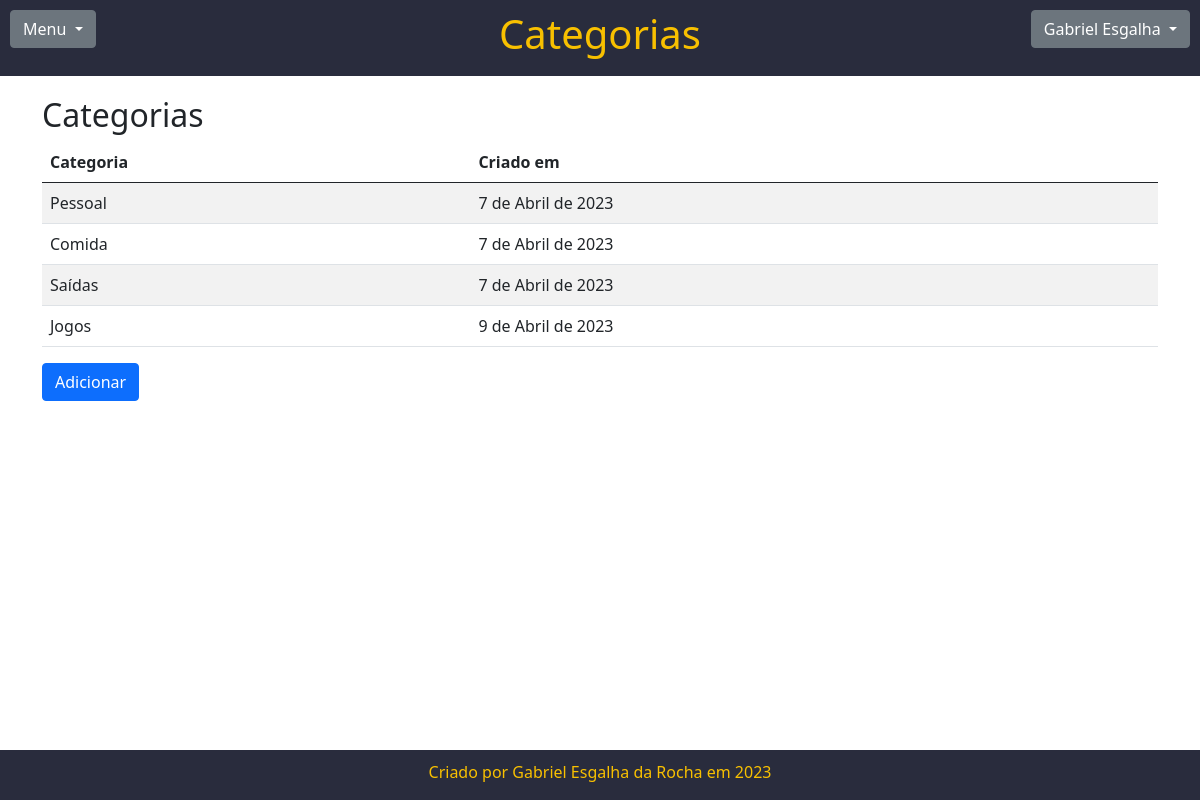
Before: /categorias/ (signed in) with the older database file.
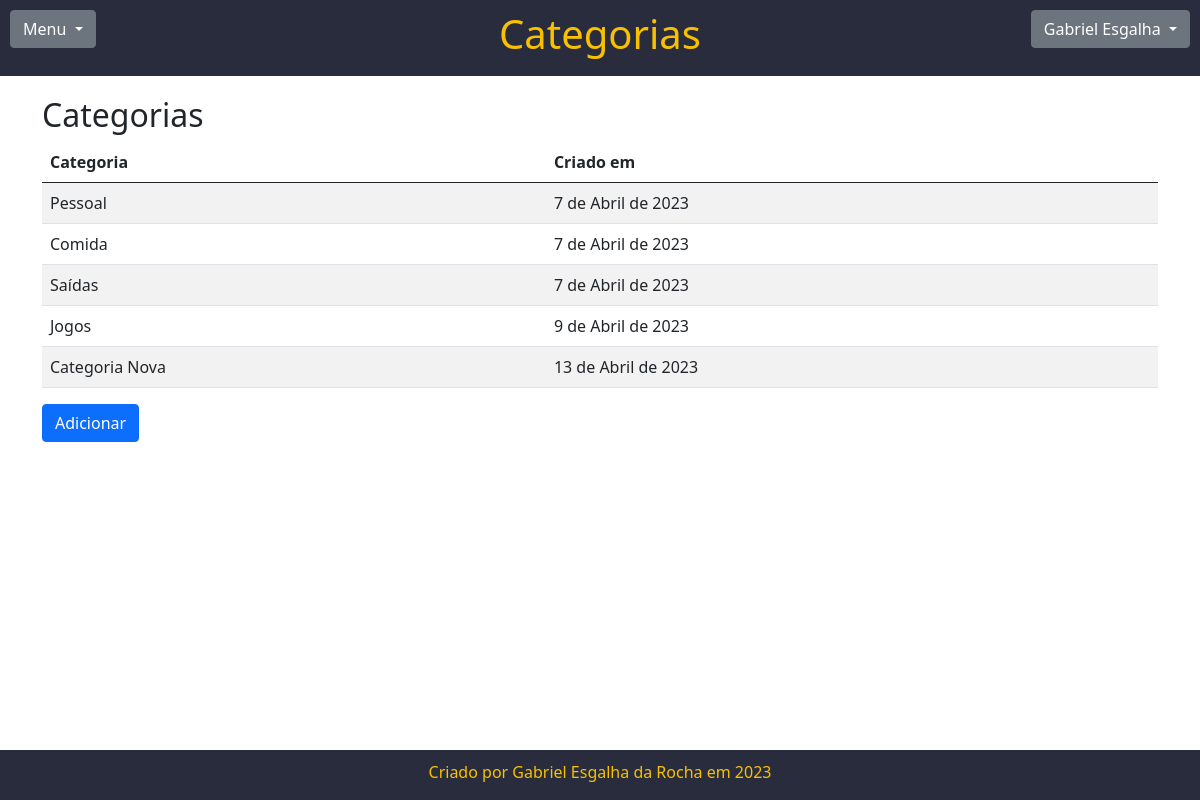
After: the same page with the newer database file.
### page/models.py (models this page shows, shortened)
class Categoria(models.Model):
    usuario = models.ForeignKey(Usuario, on_delete=models.PROTECT)
    categoria = models.CharField(max_length=50, verbose_name="Categoria")
    created_at = models.DateField(auto_now_add=True)

### page/views.py (the view)
# urls.py: path('categorias/', views.categorias, name="categorias"),
@login_required
def categorias(request):
    usuario_logado = request.user
    categorias_usuario = Categoria.objects.filter(usuario=usuario_logado)
    context={
        "usuario_logado": usuario_logado,
        "categorias_usuario": categorias_usuario
    }
    return render(request, 'categorias.html', context)

### acesso/models.py (called while the page is built)
    def is_superuser(self):
        return self.is_admin

### page/templates/categorias.html (shortened to what this page needs)
{% extends 'base.html' %}
{% load bootstrap5 %}
{% block TituloPagina %}<h1>Categorias</h1>{% endblock TituloPagina %}
{% block content %}
<h2>Categorias</h2>
<div class="table-responsive">
    <table class="table table-striped">
        <thead>
            <tr>
                <th scope="col">Categoria</th>
                <th scope="col">Criado em</th>
            </tr>
        </thead>
        <tbody>
            {% for categoria in categorias_usuario %}
            <tr class="">
                <td scope="row">{{categoria.categoria}}</td>
                <td>{{categoria.created_at}}</td>
            </tr>
            {% endfor %}
        </tbody>
    </table>
</div>
<div class="row">
    <div class="col-lg-12 col-md-12 col-sm-12">
        <a class="btn btn-primary" href="{% url 'categorias_add' %}" role="button">Adicionar</a>
    </div>
</div>
{% endblock content %}

Changed rows visible on the page:
added Categoria: categoria "Categoria Nova", created_at "13 de Abril de 2023"
